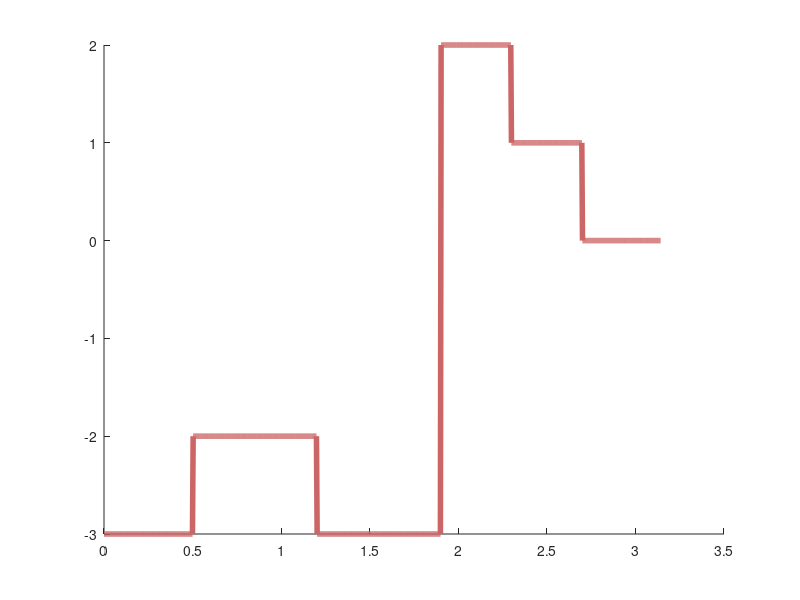

This chart was generated by the following MATLAB code: (Note: this script raises an error after producing the figure.)
%%
fig = figure('unit','norm','pos',[0 0 0.5 0.6]);
%fig = figure(1);
clf
hold on 
tspan = linspace(0,pi,800);

phi = [0.0  0.5  1.2  1.9  2.3  2.7  pi ];
s  =  [-3   -2   -3   +2   1    0];
u = @(t) s(1)*(phi(1)<=t).*(t<phi(2)) + ...
         s(2)*(phi(2)<=t).*(t<phi(3)) + ...
         s(3)*(phi(3)<=t).*(t<phi(4)) + ...
         s(4)*(phi(4)<=t).*(t<phi(5)) + ...
         s(5)*(phi(5)<=t).*(t<=phi(6));

ax = plot(tspan,u(tspan),'LineWidth',4,'Color',[0.8 0.4 0.4])

ax.Parent.YAxis.TickLabelInterpreter = 'latex';
ax.Parent.XAxis.TickLabelInterpreter = 'latex';
%
ax.Parent.YAxis.FontSize = 20;
ax.Parent.XAxis.FontSize = 20;

%
box
xlim([0,pi])
ylim([-4 4])
fmt = {'Interpreter','latex','FontSize',28};

title('$u(\tau)$',fmt{:})
xlabel('$\tau$',fmt{:})
xticks([0 pi/4 pi/2 3*pi/4 pi])
xticklabels({'$0$','$\pi/4$','$\pi/2$','$3\pi/4$','$\pi$'})
yticks(-3:1:3)
%%
iter = 0;
for iu = 2:(length(phi)-1)
   iter = iter + 1;
   xline(phi(iu),'Color',0.6 + [0 0 0]) 
   text(phi(iu),3.5,"$\phi_"+iter+"$",fmt{:})
end
%%
iter = 0;
for iu = 2:(length(phi))
   iter = iter + 1;
   xline(phi(iu),'Color',0.6 + [0 0 0]) 
   text(0.5*phi(iu-1) + 0.5*phi(iu) - 0.05,0.35 + s(iter),"$s_"+iter+"$",fmt{:})
end
%%
for i = -3:1:3
   yline(i,'Color',0.6 + [0 0 0]) 
end
%%
print(fig,'../img/fig01.eps','-depsc')